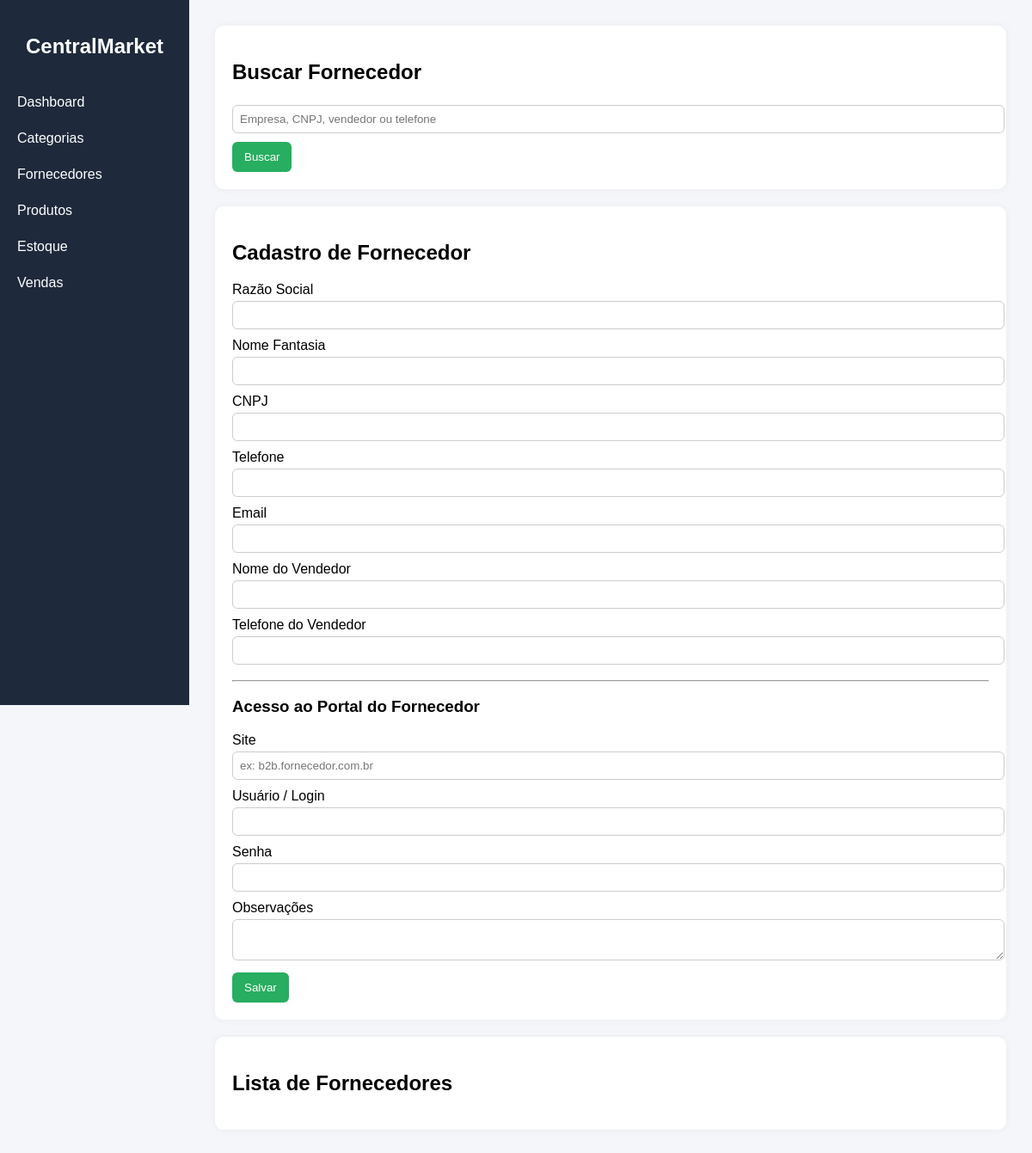
/fornecedores, run on an earlier commit of the app's database.
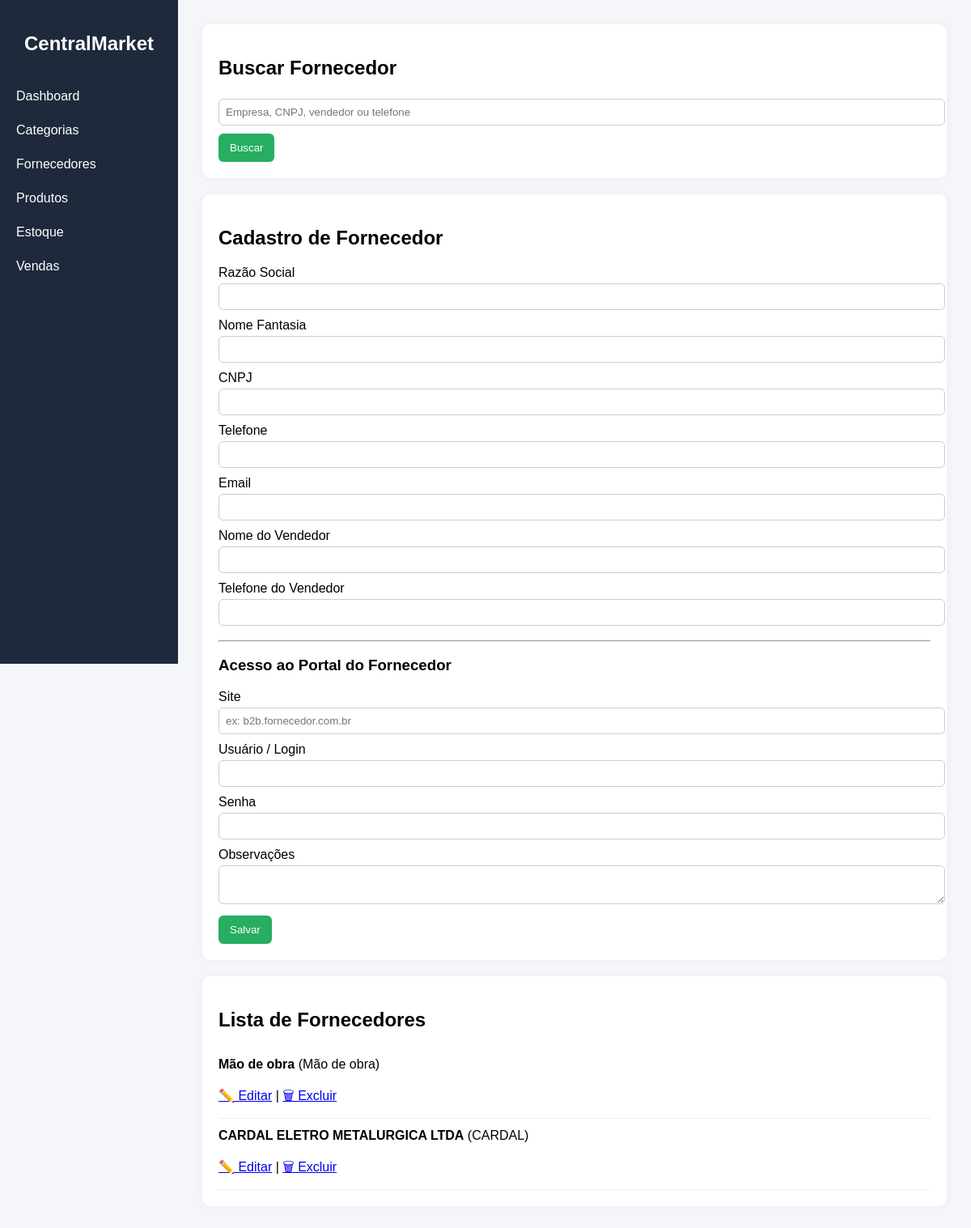
And on a later commit of the database.
### tables this page shows
CREATE TABLE fornecedores (
        id INTEGER PRIMARY KEY AUTOINCREMENT,
        razao_social TEXT NOT NULL,
        nome_fantasia TEXT,
        cnpj TEXT,
        telefone TEXT,
        email TEXT
    , vendedor TEXT, telefone_vendedor TEXT, site TEXT, usuario_site TEXT, senha_site TEXT, observacoes TEXT);

### app.py (the view, shortened to what this page needs)
@app.route("/fornecedores", methods=["GET", "POST"])
def fornecedores():
    conn = get_db()
    cursor = conn.cursor()
    busca = request.args.get("busca", "").strip()
    if busca:
        cursor.execute("""
            SELECT * FROM fornecedores
            WHERE razao_social LIKE ?
            OR nome_fantasia LIKE ?
            OR cnpj LIKE ?
            OR vendedor LIKE ?
            OR telefone LIKE ?
        """, (
            f"%{busca}%",
            f"%{busca}%",
            f"%{busca}%",
            f"%{busca}%",
            f"%{busca}%"
        ))
    else:
        cursor.execute("SELECT * FROM fornecedores ORDER BY id DESC")
    fornecedores = cursor.fetchall()
    conn.close()
    return render_template(
        "fornecedores.html",
        fornecedores=fornecedores
    )

### app.py (called while the page is built)
def get_db():
    conn = sqlite3.connect("database.db")
    conn.row_factory = sqlite3.Row
    return conn

### templates/fornecedores.html (shortened to what this page needs)
{% extends "base.html" %}
{% block content %}
<div class="card">
    <h2>Buscar Fornecedor</h2>
    <form method="GET" action="/fornecedores">
        <input type="text" name="busca" placeholder="Empresa, CNPJ, vendedor ou telefone">
        <button type="submit">Buscar</button>
    </form>
</div>
<div class="card">
    <h2>Cadastro de Fornecedor</h2>
    <form method="POST">
        <label>Razão Social</label>
        <input type="text" name="razao_social" required>
        <label>Nome Fantasia</label>
        <input type="text" name="nome_fantasia">
        <label>CNPJ</label>
        <input type="text" name="cnpj">
        <label>Telefone</label>
        <input type="text" name="telefone">
        <label>Email</label>
        <input type="email" name="email">
        <label>Nome do Vendedor</label>
        <input type="text" name="vendedor">
        <label>Telefone do Vendedor</label>
        <input type="text" name="telefone_vendedor">
        <hr>
        <h3>Acesso ao Portal do Fornecedor</h3>
        <label>Site</label>
        <input type="text" name="site" placeholder="ex: b2b.fornecedor.com.br">
        <label>Usuário / Login</label>
        <input type="text" name="usuario_site">
        <label>Senha</label>
        <input type="text" name="senha_site">
        <label>Observações</label>
        <textarea name="observacoes"></textarea>
        <button type="submit">Salvar</button>
    </form>
</div>
<div class="card">
    <h2>Lista de Fornecedores</h2>
    {% for fornecedor in fornecedores %}
    <div class="lista-fornecedor">
        <strong>{{ fornecedor.razao_social }}</strong>
        {% if fornecedor.nome_fantasia %}
            ({{ fornecedor.nome_fantasia }})
        {% endif %}
        <br>
        <br>
        <a href="/editar_fornecedor/{{ fornecedor.id }}">✏️ Editar</a> |
        <a href="/excluir_fornecedor/{{ fornecedor.id }}"
           onclick="return confirm('Deseja excluir este fornecedor?')">
           🗑 Excluir
        </a>
    </div>
    {% endfor %}
</div>
{% endblock %}

What changed in the data, as far as the page shows it:
added fornecedores: razao_social "Mão de obra", nome_fantasia "Mão de obra"
added fornecedores: razao_social "CARDAL ELETRO METALURGICA LTDA", nome_fantasia "CARDAL"
